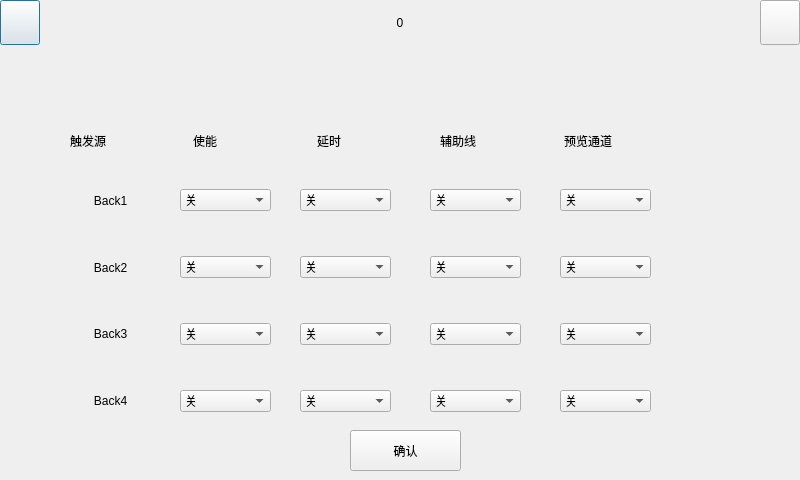
<?xml version="1.0" encoding="UTF-8"?>
<ui version="4.0">
 <class>Trigger</class>
 <widget class="QDialog" name="Trigger">
  <property name="geometry">
   <rect>
    <x>0</x>
    <y>0</y>
    <width>800</width>
    <height>480</height>
   </rect>
  </property>
  <property name="windowTitle">
   <string>Dialog</string>
  </property>
  <widget class="QWidget" name="widgetTop" native="true">
   <property name="geometry">
    <rect>
     <x>0</x>
     <y>0</y>
     <width>800</width>
     <height>45</height>
    </rect>
   </property>
   <property name="sizePolicy">
    <sizepolicy hsizetype="Preferred" vsizetype="Preferred">
     <horstretch>0</horstretch>
     <verstretch>0</verstretch>
    </sizepolicy>
   </property>
   <property name="maximumSize">
    <size>
     <width>16777215</width>
     <height>45</height>
    </size>
   </property>
   <layout class="QHBoxLayout" name="horizontalLayout">
    <property name="leftMargin">
     <number>0</number>
    </property>
    <property name="topMargin">
     <number>0</number>
    </property>
    <property name="rightMargin">
     <number>0</number>
    </property>
    <property name="bottomMargin">
     <number>0</number>
    </property>
    <item>
     <widget class="QPushButton" name="btnReturn">
      <property name="sizePolicy">
       <sizepolicy hsizetype="Minimum" vsizetype="Expanding">
        <horstretch>0</horstretch>
        <verstretch>0</verstretch>
       </sizepolicy>
      </property>
      <property name="text">
       <string/>
      </property>
     </widget>
    </item>
    <item>
     <widget class="QLabel" name="labTitle">
      <property name="sizePolicy">
       <sizepolicy hsizetype="Expanding" vsizetype="Preferred">
        <horstretch>0</horstretch>
        <verstretch>0</verstretch>
       </sizepolicy>
      </property>
      <property name="text">
       <string>0</string>
      </property>
      <property name="alignment">
       <set>Qt::AlignCenter</set>
      </property>
     </widget>
    </item>
    <item>
     <widget class="QPushButton" name="btnMsg">
      <property name="sizePolicy">
       <sizepolicy hsizetype="Minimum" vsizetype="Expanding">
        <horstretch>0</horstretch>
        <verstretch>0</verstretch>
       </sizepolicy>
      </property>
      <property name="text">
       <string/>
      </property>
     </widget>
    </item>
   </layout>
  </widget>
  <widget class="QWidget" name="verticalLayoutWidget_2">
   <property name="geometry">
    <rect>
     <x>180</x>
     <y>150</y>
     <width>91</width>
     <height>301</height>
    </rect>
   </property>
   <layout class="QVBoxLayout" name="set_enable">
    <item>
     <widget class="QComboBox" name="Back1_OnOff">
      <item>
       <property name="text">
        <string>关</string>
       </property>
      </item>
      <item>
       <property name="text">
        <string>开</string>
       </property>
      </item>
     </widget>
    </item>
    <item>
     <widget class="QComboBox" name="Back2_OnOff">
      <item>
       <property name="text">
        <string>关</string>
       </property>
      </item>
      <item>
       <property name="text">
        <string>开</string>
       </property>
      </item>
     </widget>
    </item>
    <item>
     <widget class="QComboBox" name="Back3_OnOff">
      <item>
       <property name="text">
        <string>关</string>
       </property>
      </item>
      <item>
       <property name="text">
        <string>开</string>
       </property>
      </item>
     </widget>
    </item>
    <item>
     <widget class="QComboBox" name="Back4_Onoff">
      <item>
       <property name="text">
        <string>关</string>
       </property>
      </item>
      <item>
       <property name="text">
        <string>开</string>
       </property>
      </item>
     </widget>
    </item>
   </layout>
  </widget>
  <widget class="QWidget" name="horizontalLayoutWidget">
   <property name="geometry">
    <rect>
     <x>70</x>
     <y>110</y>
     <width>611</width>
     <height>61</height>
    </rect>
   </property>
   <layout class="QHBoxLayout" name="Title">
    <item>
     <widget class="QLabel" name="label_1">
      <property name="text">
       <string>触发源</string>
      </property>
     </widget>
    </item>
    <item>
     <widget class="QLabel" name="label_2">
      <property name="text">
       <string>使能</string>
      </property>
     </widget>
    </item>
    <item>
     <widget class="QLabel" name="label_3">
      <property name="text">
       <string>延时</string>
      </property>
     </widget>
    </item>
    <item>
     <widget class="QLabel" name="label_4">
      <property name="text">
       <string>辅助线</string>
      </property>
     </widget>
    </item>
    <item>
     <widget class="QLabel" name="label_5">
      <property name="text">
       <string>预览通道</string>
      </property>
     </widget>
    </item>
   </layout>
  </widget>
  <widget class="QWidget" name="verticalLayoutWidget">
   <property name="geometry">
    <rect>
     <x>70</x>
     <y>170</y>
     <width>81</width>
     <height>261</height>
    </rect>
   </property>
   <layout class="QVBoxLayout" name="Back_name">
    <item>
     <widget class="QLabel" name="label_ch1">
      <property name="layoutDirection">
       <enum>Qt::LeftToRight</enum>
      </property>
      <property name="text">
       <string>Back1</string>
      </property>
      <property name="alignment">
       <set>Qt::AlignCenter</set>
      </property>
     </widget>
    </item>
    <item>
     <widget class="QLabel" name="label_ch2">
      <property name="text">
       <string>Back2</string>
      </property>
      <property name="alignment">
       <set>Qt::AlignCenter</set>
      </property>
     </widget>
    </item>
    <item>
     <widget class="QLabel" name="label_ch3">
      <property name="text">
       <string>Back3</string>
      </property>
      <property name="alignment">
       <set>Qt::AlignCenter</set>
      </property>
     </widget>
    </item>
    <item>
     <widget class="QLabel" name="label_ch4">
      <property name="text">
       <string>Back4</string>
      </property>
      <property name="alignment">
       <set>Qt::AlignCenter</set>
      </property>
     </widget>
    </item>
   </layout>
  </widget>
  <widget class="QWidget" name="verticalLayoutWidget_3">
   <property name="geometry">
    <rect>
     <x>300</x>
     <y>150</y>
     <width>91</width>
     <height>301</height>
    </rect>
   </property>
   <layout class="QVBoxLayout" name="set_delay">
    <item>
     <widget class="QComboBox" name="Back1_Delay">
      <item>
       <property name="text">
        <string>关</string>
       </property>
      </item>
      <item>
       <property name="text">
        <string>10s</string>
       </property>
      </item>
      <item>
       <property name="text">
        <string>20s</string>
       </property>
      </item>
      <item>
       <property name="text">
        <string>30s</string>
       </property>
      </item>
     </widget>
    </item>
    <item>
     <widget class="QComboBox" name="Back2_Delay">
      <item>
       <property name="text">
        <string>关</string>
       </property>
      </item>
      <item>
       <property name="text">
        <string>10s</string>
       </property>
      </item>
      <item>
       <property name="text">
        <string>20s</string>
       </property>
      </item>
      <item>
       <property name="text">
        <string>30s</string>
       </property>
      </item>
     </widget>
    </item>
    <item>
     <widget class="QComboBox" name="Back3_Delay">
      <item>
       <property name="text">
        <string>关</string>
       </property>
      </item>
      <item>
       <property name="text">
        <string>10s</string>
       </property>
      </item>
      <item>
       <property name="text">
        <string>20s</string>
       </property>
      </item>
      <item>
       <property name="text">
        <string>30s</string>
       </property>
      </item>
     </widget>
    </item>
    <item>
     <widget class="QComboBox" name="Back4_Delay">
      <item>
       <property name="text">
        <string>关</string>
       </property>
      </item>
      <item>
       <property name="text">
        <string>10s</string>
       </property>
      </item>
      <item>
       <property name="text">
        <string>20s</string>
       </property>
      </item>
      <item>
       <property name="text">
        <string>30s</string>
       </property>
      </item>
     </widget>
    </item>
   </layout>
  </widget>
  <widget class="QWidget" name="verticalLayoutWidget_4">
   <property name="geometry">
    <rect>
     <x>430</x>
     <y>150</y>
     <width>91</width>
     <height>301</height>
    </rect>
   </property>
   <layout class="QVBoxLayout" name="set_line">
    <item>
     <widget class="QComboBox" name="Back1_Line">
      <item>
       <property name="text">
        <string>关</string>
       </property>
      </item>
      <item>
       <property name="text">
        <string>开</string>
       </property>
      </item>
     </widget>
    </item>
    <item>
     <widget class="QComboBox" name="Back2_Line">
      <item>
       <property name="text">
        <string>关</string>
       </property>
      </item>
      <item>
       <property name="text">
        <string>开</string>
       </property>
      </item>
     </widget>
    </item>
    <item>
     <widget class="QComboBox" name="Back3_Line">
      <item>
       <property name="text">
        <string>关</string>
       </property>
      </item>
      <item>
       <property name="text">
        <string>开</string>
       </property>
      </item>
     </widget>
    </item>
    <item>
     <widget class="QComboBox" name="Back4_Line">
      <item>
       <property name="text">
        <string>关</string>
       </property>
      </item>
      <item>
       <property name="text">
        <string>开</string>
       </property>
      </item>
     </widget>
    </item>
   </layout>
  </widget>
  <widget class="QWidget" name="verticalLayoutWidget_5">
   <property name="geometry">
    <rect>
     <x>560</x>
     <y>150</y>
     <width>91</width>
     <height>301</height>
    </rect>
   </property>
   <layout class="QVBoxLayout" name="set_ch">
    <item>
     <widget class="QComboBox" name="Back1_Ch">
      <item>
       <property name="text">
        <string>关</string>
       </property>
      </item>
      <item>
       <property name="text">
        <string>CH1</string>
       </property>
      </item>
      <item>
       <property name="text">
        <string>CH2</string>
       </property>
      </item>
      <item>
       <property name="text">
        <string>CH3</string>
       </property>
      </item>
      <item>
       <property name="text">
        <string>CH4</string>
       </property>
      </item>
     </widget>
    </item>
    <item>
     <widget class="QComboBox" name="Back2_Ch">
      <item>
       <property name="text">
        <string>关</string>
       </property>
      </item>
      <item>
       <property name="text">
        <string>CH1</string>
       </property>
      </item>
      <item>
       <property name="text">
        <string>CH2</string>
       </property>
      </item>
      <item>
       <property name="text">
        <string>CH3</string>
       </property>
      </item>
      <item>
       <property name="text">
        <string>CH4</string>
       </property>
      </item>
     </widget>
    </item>
    <item>
     <widget class="QComboBox" name="Back3_Ch">
      <item>
       <property name="text">
        <string>关</string>
       </property>
      </item>
      <item>
       <property name="text">
        <string>CH1</string>
       </property>
      </item>
      <item>
       <property name="text">
        <string>CH2</string>
       </property>
      </item>
      <item>
       <property name="text">
        <string>CH3</string>
       </property>
      </item>
      <item>
       <property name="text">
        <string>CH4</string>
       </property>
      </item>
     </widget>
    </item>
    <item>
     <widget class="QComboBox" name="Back4_Ch">
      <item>
       <property name="text">
        <string>关</string>
       </property>
      </item>
      <item>
       <property name="text">
        <string>CH1</string>
       </property>
      </item>
      <item>
       <property name="text">
        <string>CH2</string>
       </property>
      </item>
      <item>
       <property name="text">
        <string>CH3</string>
       </property>
      </item>
      <item>
       <property name="text">
        <string>CH4</string>
       </property>
      </item>
     </widget>
    </item>
   </layout>
  </widget>
  <widget class="QPushButton" name="select_ok">
   <property name="geometry">
    <rect>
     <x>350</x>
     <y>430</y>
     <width>111</width>
     <height>41</height>
    </rect>
   </property>
   <property name="text">
    <string>确认</string>
   </property>
  </widget>
 </widget>
 <resources/>
 <connections/>
</ui>
